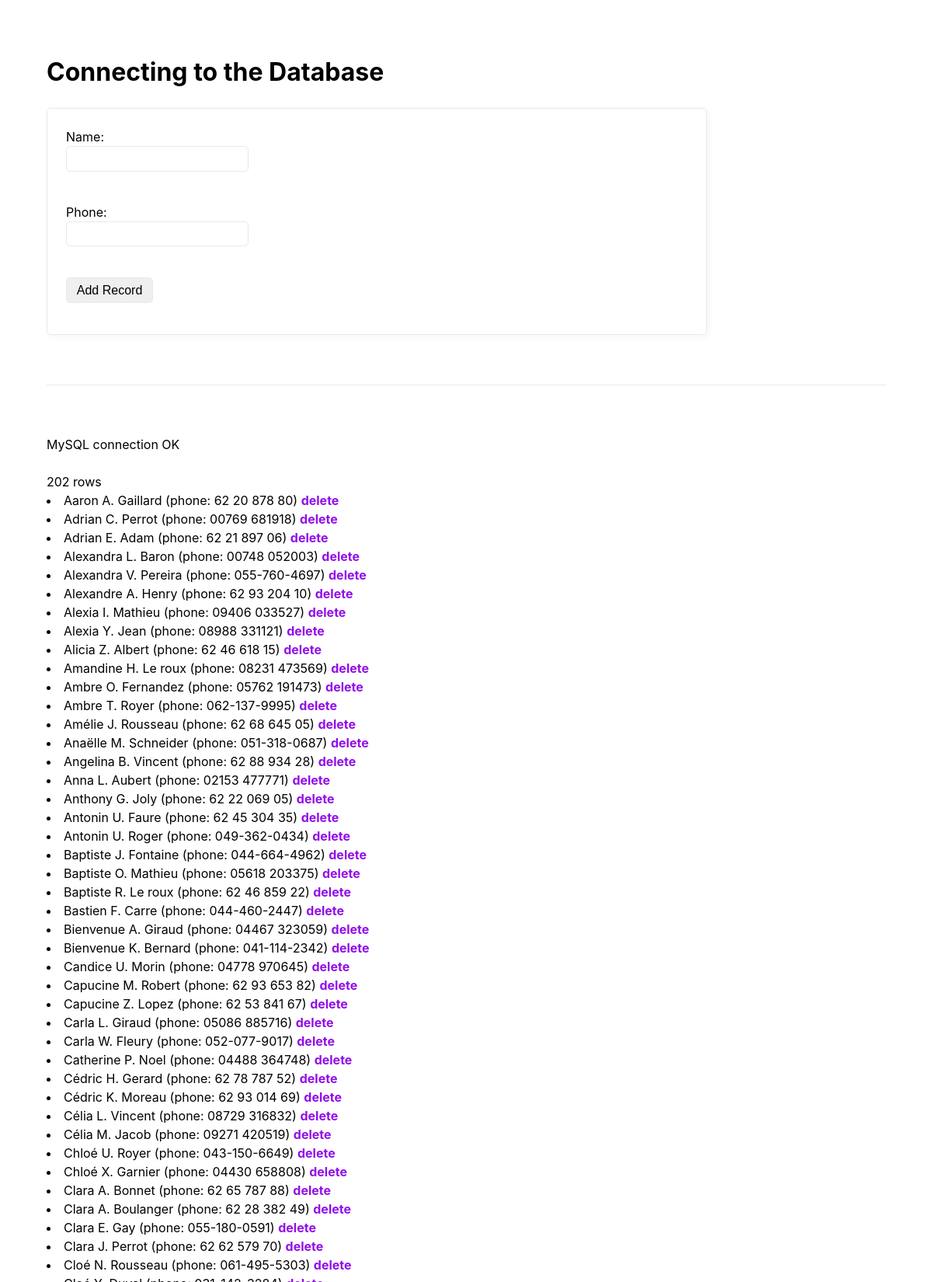
Page /exercise8/link_to_db.php (upper part) on the committed database.
### tables this page shows
CREATE TABLE IF NOT EXISTS `People` (
  `ID` int NOT NULL AUTO_INCREMENT,
  `Name` varchar(50) NOT NULL,
  `PhoneNumber` varchar(12) DEFAULT NULL,
  `Address` varchar(60) DEFAULT NULL,
  PRIMARY KEY (`ID`)
);

### html/exercise8/link_to_db.php (the view, shortened to what this page needs)
<html>
	<head>
		<link rel="stylesheet" href="css/mvp.css">
	</head>
	<body>
		<main>
			<h1>Connecting to the Database</h1>
			<form method="POST">
				Name: <input type="text" name="name"><br/>
				Phone: <input type="text" name="phone"><br/>
				<input type="submit" value="Add Record">
			</form>
			<hr/>
			<?php
			$servername = "mariadb";
			$username = "root";
			$password = "rootpwd";
			$dbname = "phpdemos";
			$conn = mysqli_connect($servername, $username, $password, $dbname);
			if(mysqli_connect_errno())
			{
				echo "Failed to connect to MySQL:".mysql_connect_error();
				die();
			}
			else
				echo "MySQL connection OK<br/><br/>";
			$sql = "SELECT * FROM People ORDER BY Name;";
			$result = mysqli_query($conn, $sql);
			echo mysqli_num_rows($result)." rows<br/>";
			if(mysqli_num_rows($result) == 0)
			{
				echo "Database is empty<br/><br/>";
			}
			else
				while($row = mysqli_fetch_assoc($result))
				{
					echo "<li>".$row["Name"]." (phone: ".$row["PhoneNumber"].") ";
					$id = $row["ID"];
					echo "<a href='?del=$id'>delete</a>";
					echo "<br/>";
				}
			?>
		</main>
	</body>
</html>

### html/css/mvp.css (style rules this page uses)
:root { --border-radius: 5px; --box-shadow: 2px 2px 10px; --color: #118bee; --color-accent: #118bee15; --color-bg: #fff; --color-bg-secondary: #e9e9e9; --color-secondary: #920de9; --color-secondary-accent: #920de90b; --color-shadow: #f4f4f4; --color-text: #000; --color-text-secondary: #999; --font-family: -apple-system, BlinkMacSystemFont, "Segoe UI", Roboto, Oxygen-Sans, Ubuntu, Cantarell, "Helvetica Neue", sans-serif; --hover-brightness: 1.2; --justify-important: center; --justify-normal: left; --line-height: 1.5; --width-card: 285px; --width-card-medium: 460px; --width-card-wide: 800px; --width-content: 1080px; }
body { background: var(--color-bg); color: var(--color-text); font-family: var(--font-family); line-height: var(--line-height); margin: 0; overflow-x: hidden; padding: 1rem 0; }
footer, header, main { margin: 0 auto; max-width: var(--width-content); padding: 2rem 1rem; }
hr { background-color: var(--color-bg-secondary); border: none; height: 1px; margin: 4rem 0; }
h1, h2, h3, h4, h5, h6 { line-height: var(--line-height); }
a { color: var(--color-secondary); display: inline-block; font-weight: bold; text-decoration: none; }
form { border: 1px solid var(--color-bg-secondary); border-radius: var(--border-radius); box-shadow: var(--box-shadow) var(--color-shadow); display: block; max-width: var(--width-card-wide); min-width: var(--width-card); padding: 1.5rem; text-align: var(--justify-normal); }
input, label, select, textarea { display: block; font-size: inherit; max-width: var(--width-card-wide); }
input, select, textarea { border: 1px solid var(--color-bg-secondary); border-radius: var(--border-radius); margin-bottom: 1rem; padding: 0.4rem 0.8rem; }

### rows in the picture
people: Name "Aaron A. Gaillard", PhoneNumber "62 20 878 80"
people: Name "Adrian C. Perrot", PhoneNumber "00769 681918"
people: Name "Adrian E. Adam", PhoneNumber "62 21 897 06"
people: Name "Alexandra L. Baron", PhoneNumber "00748 052003"
people: Name "Alexandra V. Pereira", PhoneNumber "055-760-4697"
people: Name "Alexandre A. Henry", PhoneNumber "62 93 204 10"
people: Name "Alexia I. Mathieu", PhoneNumber "09406 033527"
people: Name "Alexia Y. Jean", PhoneNumber "08988 331121"
people: Name "Alicia Z. Albert", PhoneNumber "62 46 618 15"
people: Name "Amandine H. Le roux", PhoneNumber "08231 473569"
people: Name "Ambre O. Fernandez", PhoneNumber "05762 191473"
people: Name "Ambre T. Royer", PhoneNumber "062-137-9995"
people: Name "Amélie J. Rousseau", PhoneNumber "62 68 645 05"
people: Name "Anaëlle M. Schneider", PhoneNumber "051-318-0687"
people: Name "Angelina B. Vincent", PhoneNumber "62 88 934 28"
people: Name "Anna L. Aubert", PhoneNumber "02153 477771"
people: Name "Anthony G. Joly", PhoneNumber "62 22 069 05"
people: Name "Antonin U. Faure", PhoneNumber "62 45 304 35"
people: Name "Antonin U. Roger", PhoneNumber "049-362-0434"
people: Name "Baptiste J. Fontaine", PhoneNumber "044-664-4962"
people: Name "Baptiste O. Mathieu", PhoneNumber "05618 203375"
people: Name "Baptiste R. Le roux", PhoneNumber "62 46 859 22"
people: Name "Bastien F. Carre", PhoneNumber "044-460-2447"
people: Name "Bienvenue A. Giraud", PhoneNumber "04467 323059"
people: Name "Bienvenue K. Bernard", PhoneNumber "041-114-2342"
people: Name "Candice U. Morin", PhoneNumber "04778 970645"
people: Name "Capucine M. Robert", PhoneNumber "62 93 653 82"
people: Name "Capucine Z. Lopez", PhoneNumber "62 53 841 67"
people: Name "Carla L. Giraud", PhoneNumber "05086 885716"
people: Name "Carla W. Fleury", PhoneNumber "052-077-9017"
people: Name "Catherine P. Noel", PhoneNumber "04488 364748"
people: Name "Cédric H. Gerard", PhoneNumber "62 78 787 52"
people: Name "Cédric K. Moreau", PhoneNumber "62 93 014 69"
people: Name "Célia L. Vincent", PhoneNumber "08729 316832"
people: Name "Célia M. Jacob", PhoneNumber "09271 420519"
people: Name "Chloé U. Royer", PhoneNumber "043-150-6649"
people: Name "Chloé X. Garnier", PhoneNumber "04430 658808"
people: Name "Clara A. Bonnet", PhoneNumber "62 65 787 88"
people: Name "Clara A. Boulanger", PhoneNumber "62 28 382 49"
people: Name "Clara E. Gay", PhoneNumber "055-180-0591"
people: Name "Clara J. Perrot", PhoneNumber "62 62 579 70"
people: Name "Cloé N. Rousseau", PhoneNumber "061-495-5303"

### other values in the picture
mysqli_num_rows($result) "202"
